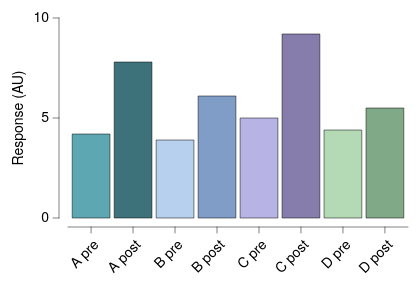

Express this chart as Vega-Lite.
### Vega-Lite specification from a JSON file in a GitHub repository (floating-point values rounded to 4 significant figures)
{"background": null, "config": {"arc": {"fill": "#DBDBDB", "fillOpacity": 1.0, "innerRadius": 25.0, "padAngle": 0.03, "stroke": "black", "strokeOpacity": 1, "strokeWidth": 0.25}, "area": {"fill": "#DBDBDB", "fillOpacity": 1.0, "stroke": "black", "strokeOpacity": 1, "strokeWidth": 0.25}, "axis": {"domain": true, "domainCap": "round", "domainColor": "black", "domainWidth": 0.25, "grid": false, "gridCap": "round", "gridColor": "#F1F1F1", "gridDash": [0, 0], "gridOpacity": 1.0, "gridWidth": 0.25, "labelColor": "black", "labelFont": "Helvetica Neue, HelveticaNeue, Helvetica, Arial, sans-serif", "labelFontSize": 7, "labelFontStyle": "normal", "labelFontWeight": 400, "offset": 4.5, "ticks": true, "tickCap": "round", "tickColor": "black", "tickRound": false, "tickSize": 3, "tickWidth": 0.25, "titleColor": "black", "titleFont": "Helvetica Neue, HelveticaNeue, Helvetica, Arial, sans-serif", "titleFontSize": 7, "titleFontStyle": "normal", "titleFontWeight": 400}, "axisX": {"domain": true, "labelAlign": "right", "labelAngle": 315, "labels": true, "ticks": true, "translate": 0}, "axisY": {"domain": true, "labelAlign": "right", "labelAngle": 0, "labels": true, "ticks": true, "translate": 0}, "axisRight": {"domain": true, "labelAlign": "left", "labelAngle": 0, "labels": true, "ticks": true, "translate": 0}, "axisTop": {"domain": true, "labelAlign": "left", "labelAngle": 45, "labels": true, "ticks": true, "translate": 0}, "axisBand": {"tickOffset": 0}, "bar": {"fill": "#DBDBDB", "fillOpacity": 1.0, "stroke": "black", "strokeOpacity": 1, "strokeWidth": 0.25}, "boxplot": {"size": 9.0, "ticks": {"cornerRadius": 0.25, "fill": "black", "opacity": 1, "size": 4.5, "thickness": 0.25}, "box": {"fillOpacity": 1.0, "stroke": "black", "strokeOpacity": 1, "strokeWidth": 0.25}, "median": {"cornerRadius": 0, "fill": "black", "fillOpacity": 1.0, "opacity": 1, "size": 9.0, "thickness": 0.25}, "rule": {"fill": "black", "fillOpacity": 1.0, "size": 10.0, "stroke": "black", "strokeDash": [0, 0], "strokeOpacity": 1, "strokeWidth": 0.25}, "outliers": {"color": "black", "fill": "black", "fillOpacity": 1.0, "size": 0, "stroke": "black", "strokeOpacity": 1, "strokeWidth": 0.25}}, "circle": {"fill": "black", "fillOpacity": 1.0, "size": 1.25, "stroke": null, "strokeOpacity": 1, "strokeWidth": 0.25}, "errorband": {"band": {"fillOpacity": 0.6, "stroke": null, "strokeWidth": 0.25, "strokeOpacity": 1}, "borders": {"opacity": 0, "strokeOpacity": 0.25, "strokeWidth": 1}}, "errorbar": {"opacity": 1, "rule": {"strokeDash": [0, 0], "strokeWidth": 0.25}, "ticks": {"color": "black", "cornerRadius": 0.125, "opacity": 1, "size": 6.0, "thickness": 0.25}, "thickness": 0.25}, "font": "Helvetica Neue, HelveticaNeue, Helvetica, Arial, sans-serif", "geoshape": {"fill": "#DBDBDB", "fillOpacity": 1.0, "stroke": "black", "strokeOpacity": 1, "strokeWidth": 0.25}, "header": {"labelColor": "black", "labelFont": "Helvetica Neue, HelveticaNeue, Helvetica, Arial, sans-serif", "labelFontSize": 7, "labelFontStyle": "normal", "labelFontWeight": 400, "titleColor": "black", "titleFont": "Helvetica Neue, HelveticaNeue, Helvetica, Arial, sans-serif", "titleFontSize": 7, "titleFontStyle": "normal", "titleFontWeight": 400, "titlePadding": 0}, "legend": {"disable": false, "offset": 4.5, "titlePadding": 4, "labelOffset": 2, "gradientLabelOffset": 2, "gradientLength": 50.0, "gradientThickness": 5.0, "gradientOpacity": 1.0, "gradientStrokeColor": "black", "gradientStrokeWidth": 0.25, "labelColor": "black", "labelFont": "Helvetica Neue, HelveticaNeue, Helvetica, Arial, sans-serif", "labelFontSize": 7, "labelFontStyle": "normal", "labelFontWeight": 400, "strokeColor": "black", "strokeWidth": 0, "symbolSize": 42, "symbolStrokeColor": "black", "symbolStrokeWidth": 0.25, "titleColor": "black", "titleFont": "Helvetica Neue, HelveticaNeue, Helvetica, Arial, sans-serif", "titleFontSize": 7, "titleFontStyle": "normal", "titleFontWeight": 400}, "line": {"color": "black", "stroke": "black", "strokeCap": "butt", "strokeDash": [0, 0], "strokeOpacity": 1, "strokeWidth": 0.5}, "point": {"filled": true, "fill": "#DBDBDB", "fillOpacity": 1.0, "size": 5.0, "stroke": "black", "strokeOpacity": 1, "strokeWidth": 0.25}, "range": {"category": ["#B2B2B2", "#636363", "#4A7CD3", "#008542", "#382864", "#509F98", "#284F93", "#005226", "#A398D6", "#173633"], "diverging": {"scheme": ["#443E60", "#5F597E", "#7C759B", "#9994B6", "#B7B4CC", "#D6D5DC", "#F6F6F6", "#D1DAD9", "#A4C2BF", "#7AA9A4", "#578E89", "#37736E", "#1B5954"]}, "heatmap": {"scheme": ["#32022B", "#43044D", "#4C196E", "#4D338C", "#484DA6", "#3A68BB", "#1D83CA", "#1D9CCB", "#23B5C9", "#28CDC5", "#4DE0B4", "#91EE9F"]}, "ordinal": {"scheme": ["#F1F1F1", "#DBDBDB", "#C6C6C6", "#B2B2B2", "#9D9D9D", "#898989", "#767676", "#636363", "#515151", "#404040", "#2F2F2F", "#1F1F1F"]}, "ramp": {"scheme": ["#32022B", "#43044D", "#4C196E", "#4D338C", "#484DA6", "#3A68BB", "#1D83CA", "#1D9CCB", "#23B5C9", "#28CDC5", "#4DE0B4", "#91EE9F"]}}, "rule": {"color": "black", "stroke": "black", "strokeCap": "round", "strokeDash": [2, 2], "strokeOpacity": 1, "strokeWidth": 0.25}, "scale": {"bandPaddingInner": 0.1, "bandPaddingOuter": 0.1, "round": false}, "rect": {"fill": "#DBDBDB", "fillOpacity": 1.0, "stroke": "black", "strokeOpacity": 1, "strokeWidth": 0.25}, "square": {"fill": "#DBDBDB", "fillOpacity": 1.0, "size": 10.0, "stroke": "black", "strokeOpacity": 1, "strokeWidth": 0.25}, "text": {"color": "black", "font": "Helvetica Neue, HelveticaNeue, Helvetica, Arial, sans-serif", "fontSize": 7, "fontStyle": "normal", "fontWeight": 400}, "tick": {"color": "black", "cornerRadius": 0.125, "opacity": 1.0, "size": 9.0, "thickness": 0.25}, "title": {"anchor": "middle", "frame": "group", "color": "black", "font": "Helvetica Neue, HelveticaNeue, Helvetica, Arial, sans-serif", "fontSize": 7, "fontStyle": "normal", "fontWeight": 400, "subtitleColor": "black", "subtitleFont": "Helvetica Neue, HelveticaNeue, Helvetica, Arial, sans-serif", "subtitleFontSize": "Helvetica Neue, HelveticaNeue, Helvetica, Arial, sans-serif", "subtitleFontStyle": "normal", "subtitleFontWeight": 400}, "trail": {"color": "black", "opacity": 1, "size": 0.5}, "view": {"continuousWidth": 170, "continuousHeight": 100, "discreteWidth": 170, "discreteHeight": 100, "fill": null, "stroke": null, "strokeWidth": 0.25}}, "data": {"name": "data-13aaabbe96b52cd3daac2fe27d1f9518"}, "mark": {"type": "bar"}, "encoding": {"color": {"field": "condition", "legend": null, "scale": {"range": ["#5CA7B1", "#3D727B", "#B7D0EE", "#809DC7", "#B7B3E4", "#867DAC", "#B3DAB5", "#80A988", "#F5E1B3", "#CBB17A"]}, "sort": null, "type": "nominal"}, "x": {"field": "condition", "sort": null, "title": null, "type": "nominal"}, "y": {"field": "response", "title": "Response (AU)", "type": "quantitative"}}, "$schema": "https://vega.github.io/schema/vega-lite/v6.4.1.json", "datasets": {"data-13aaabbe96b52cd3daac2fe27d1f9518": [{"condition": "A pre", "response": 4.2}, {"condition": "A post", "response": 7.8}, {"condition": "B pre", "response": 3.9}, {"condition": "B post", "response": 6.1}, {"condition": "C pre", "response": 5.0}, {"condition": "C post", "response": 9.2}, {"condition": "D pre", "response": 4.4}, {"condition": "D post", "response": 5.5}]}}
